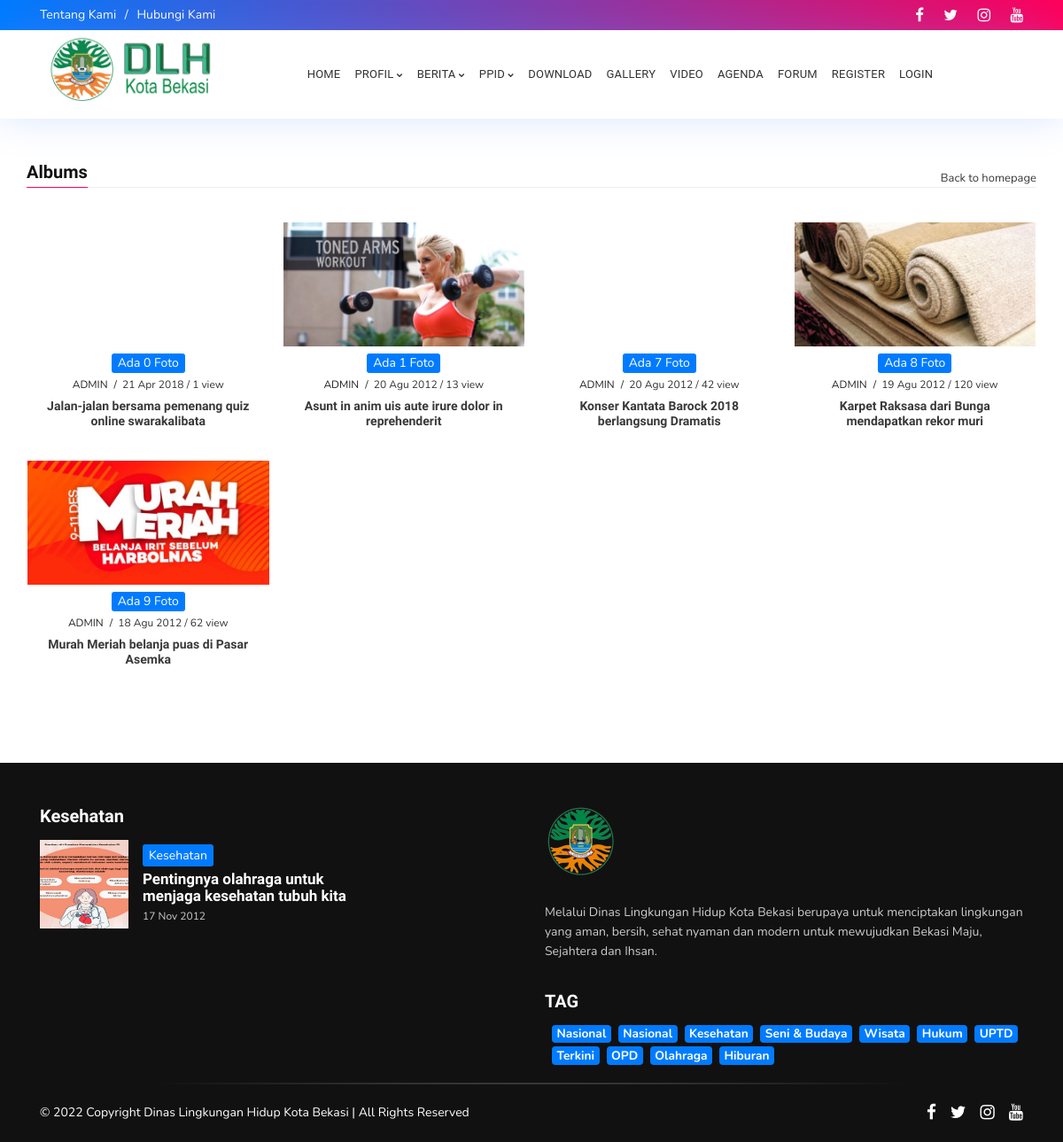
The page /index.php/albums on the database its author committed.
### tables this page shows
CREATE TABLE `menu` (
  `id_menu` int(5) NOT NULL,
  `id_parent` int(5) NOT NULL DEFAULT '0',
  `nama_menu` varchar(255) NOT NULL,
  `link` varchar(100) NOT NULL,
  `aktif` enum('Ya','Tidak') NOT NULL DEFAULT 'Ya',
  `position` enum('Top','Bottom') DEFAULT 'Bottom',
  `urutan` int(3) NOT NULL
);

CREATE TABLE `logo` (
  `id_logo` int(5) NOT NULL,
  `gambar` varchar(100) NOT NULL
);

CREATE TABLE `album` (
  `id_album` int(5) NOT NULL,
  `jdl_album` varchar(100) NOT NULL,
  `album_seo` varchar(100) NOT NULL,
  `keterangan` text NOT NULL,
  `gbr_album` varchar(100) NOT NULL,
  `aktif` enum('Y','N') NOT NULL DEFAULT 'Y',
  `hits_album` int(5) NOT NULL DEFAULT '1',
  `tgl_posting` date NOT NULL,
  `jam` time NOT NULL,
  `hari` varchar(20) NOT NULL,
  `username` varchar(50) NOT NULL
);

CREATE TABLE `users` (
  `username` varchar(50) NOT NULL,
  `password` varchar(255) NOT NULL,
  `nama_lengkap` varchar(100) NOT NULL,
  `email` varchar(100) NOT NULL,
  `no_telp` varchar(20) NOT NULL,
  `foto` varchar(100) NOT NULL,
  `level` varchar(20) NOT NULL DEFAULT 'user',
  `blokir` enum('Y','N') NOT NULL DEFAULT 'N',
  `id_session` varchar(255) NOT NULL
);

CREATE TABLE `kategori` (
  `id_kategori` int(5) NOT NULL,
  `nama_kategori` varchar(50) NOT NULL,
  `username` varchar(50) NOT NULL,
  `kategori_seo` varchar(100) NOT NULL,
  `aktif` enum('Y','N') NOT NULL DEFAULT 'Y',
  `sidebar` int(10) NOT NULL,
  `gambar_utama` text NOT NULL
);

CREATE TABLE `berita` (
  `id_berita` int(5) NOT NULL,
  `id_kategori` int(5) NOT NULL,
  `username` varchar(30) NOT NULL,
  `judul` varchar(100) NOT NULL,
  `sub_judul` varchar(255) NOT NULL,
  `youtube` varchar(100) NOT NULL,
  `judul_seo` text NOT NULL,
  `headline` enum('Y','N') NOT NULL DEFAULT 'Y',
  `aktif` enum('Y','N') NOT NULL DEFAULT 'N',
  `utama` enum('Y','N') NOT NULL DEFAULT 'Y',
  `isi_berita` longtext NOT NULL,
  `keterangan_gambar` text NOT NULL,
  `hari` varchar(20) NOT NULL,
  `tanggal` date NOT NULL,
  `jam` time NOT NULL,
  `gambar` varchar(100) NOT NULL,
  `dibaca` int(5) NOT NULL DEFAULT '1',
  `tag` varchar(100) NOT NULL,
  `status` enum('Y','N') NOT NULL DEFAULT 'Y'
);

CREATE TABLE `templates` (
  `id_templates` int(5) NOT NULL,
  `judul` varchar(100) NOT NULL,
  `username` varchar(50) NOT NULL,
  `pembuat` varchar(50) NOT NULL,
  `folder` varchar(50) NOT NULL,
  `aktif` enum('Y','N') NOT NULL DEFAULT 'N'
);

CREATE TABLE `identitas` (
  `id_identitas` int(5) NOT NULL,
  `nama_website` varchar(100) NOT NULL,
  `email` varchar(100) NOT NULL,
  `url` varchar(100) NOT NULL,
  `facebook` text NOT NULL,
  `rekening` varchar(100) NOT NULL,
  `no_telp` varchar(20) NOT NULL,
  `meta_deskripsi` varchar(250) NOT NULL,
  `meta_keyword` varchar(250) NOT NULL,
  `favicon` varchar(50) NOT NULL,
  `maps` text NOT NULL
);

CREATE TABLE `tag` (
  `id_tag` int(5) NOT NULL,
  `nama_tag` varchar(100) NOT NULL,
  `username` varchar(50) NOT NULL,
  `tag_seo` varchar(100) NOT NULL,
  `count` int(5) NOT NULL
);

### application/views/blackexpo-butterfly/album.php (the view, shortened to what the rows shown need)
<div class="outer-wrapper my-5" id="outer-wrapper">
    <div class="container fbt-elastic-container">
        <div class="row justify-content-center">
            <div class="fbt-rel-post-wrapper mb-5">
                <div id="related-posts">
                    <div class="row px-2">
                        <?php
                            foreach ($album->result_array() as $h) {
                                if ($h['gbr_album'] ==''):
                                    $gbr_album = 'no-image.jpg';
                                else:
                                    $gbr_album = $h['gbr_album'];
                                endif;
                                $total_foto = $this->model_utama->view_where('gallery',array('id_album' => $h['id_album']))->num_rows();
                                $author = $this->model_utama->view_where('users',array('username' => $h['username']))->row_array();
                                echo "<div class='col-xl-3 col-lg-6 col-md-4 col-sm-6 rp-item mt-4 px-2'>
                                    <div class='fbt-post-thumbnail'>
                                        <a href='".base_url()."albums/detail/$h[album_seo]'>
                                            <img class='post-thumbnail lazyloaded' data-src='".base_url()."asset/img_album/$gbr_album' alt='$h[jdl_album]' />
                                        </a>
                                    </div>
                                    <div class='fbt-post-caption text-center mt-2 px-2'>
                                        <span class='post-tag index-post-tag'>Ada $total_foto Foto</span>
                                        <div class='title-caption'>
                                            <div class='post-meta mb-2'>
                                                <span class='post-author'>$author[nama_lengkap]</span>
                                                <span class='post-time'>".tgl_indo($h['tgl_posting'])."</span>
                                                / $h[hits_album] view
                                            </div>
                                            <h6 class='post-title'>
                                                <a href='".base_url()."albums/detail/$h[album_seo]'>
                                                    $h[jdl_album]
                                                </a>
                                            </h6>
                                        </div>
                                    </div>
                                </div>";
                            }
                        ?>
                    </div>
                </div>
            </div>
        </div>
    </div>
</div>

### application/views/blackexpo-butterfly/header.php (shortened to what the rows shown need)
<div class="fbt-headline clearfix" id="headline">
    <div class="container">
        <div class="row align-items-center justify-content-between py-1 py-md-0">
            <div class="col-md-7 left-headline-content">
                <div class="fbt-left-headline" id="left-headline">
                    <ul class="nav justify-content-center justify-content-md-start">
                        <?php
                        $topmenu = $this->model_utama->view_where_ordering_limit('menu', array('position' => 'Top', 'aktif' => 'Ya'), 'urutan', 'ASC', 0, 5);
                        foreach ($topmenu->result_array() as $row) :
                            if (preg_match("/^http/", $row['link'])) :
                                echo "<li class='nav-item'><a class='nav-link' href='$row[link]'>$row[nama_menu]</a></li>";
                            else :
                                echo "<li class='nav-item'><a class='nav-link' href='" . base_url() . "$row[link]'>$row[nama_menu]</a></li>";
                            endif;
                        endforeach;
                        ?>
                    </ul>
                </div>
            </div>
        </div>
    </div>
</div>
<nav class="navbar navbar-expand-xl navbar-fbt fbt-nav-skin fbt_sticky_nav m-0">
    <div class="container nav-mobile-px clearfix">
        <div class="navbar-brand order-2 order-xl-1 m-auto">
            <a href="<?php echo base_url(); ?>">
                <?php
                $logo = $this->model_utama->view_ordering_limit('logo', 'id_logo', 'DESC', 0, 1);
                foreach ($logo->result_array() as $row) {
                    echo "<img src='" . base_url() . "asset/logo/$row[gambar]'/>";
                }
                ?>
        </div>
        <div class="collapse navbar-collapse order-4 order-xl-3 clearfix" id="navbar-menu">
            <ul class="navbar-nav m-auto clearfix">
                <?php
                $botm = $this->db->query("SELECT * FROM menu where id_parent='0' AND position = 'Bottom' AND aktif='Ya' ORDER BY urutan ASC");
                foreach ($botm->result_array() as $row) :
                    $dropdown = $this->db->query("SELECT * FROM menu WHERE id_parent='$row[id_menu]' AND aktif='Ya' ORDER BY urutan ASC")->num_rows();
                    if ($dropdown == 0) :
                        echo "<li class='nav-item'>
                                    <a  class='nav-link' href='" . base_url() . "$row[link]'>$row[nama_menu]</a>
                                </li>";
                    else :
                        echo "<li class='nav-item dropdown'>
                                    <a href='#' class='nav-link dropdown-toggle' aria-haspopup='true' aria-expanded='false' data-toggle='dropdown'>$row[nama_menu]</a>
                                    <div class='dropdown-menu'>";
                        echo "</div>
                                </li>";
                    endif;
                endforeach;
                ?>
            </ul>
        </div>
    </div>
</nav>

### application/views/blackexpo-butterfly/footer.php (shortened to what the rows shown need)
<div class="footer-dark footer-black pt-5" id="footer-content">
    <div class="container pb-4">
        <div class="row clearfix">
            <div class="col-lg-4">
                <div class="footer-1 section">
                    <div class="fbt_list_posts">
                        <?php
                        $r1y = $this->model_utama->view_where('kategori',array('sidebar' => 2))->row_array();
                        echo "<h4 class='title title-heading'>
                            $r1y[nama_kategori]
                        </h4>";
                        echo "<div class='widget-content'>";
                            $kategori2 = $this->model_utama->view_join_two('berita','users','kategori','username','id_kategori',array('berita.id_kategori' => $r1y['id_kategori'],'berita.status' => 'Y'),'id_berita','DESC',4,2);
                            foreach ($kategori2->result_array() as $r4m):
                                echo "<article class='post mb-3'>
                                    <div class='post-content media align-items-center'>
                                        <div class='fbt-item-thumbnail clearfix'>
                                            <a href='".base_url()."$r3m[judul_seo]'>";
                                                if ($r4m['gambar'] ==''):
                                                    echo "<img alt='$r4m[judul]' class='post-thumbnail lazyloaded' data-src='".base_url()."asset/foto_berita/no-image.jpg'>";
                                                else:
                                                    echo "<img alt='$r4m[judul]' class='post-thumbnail lazyloaded' data-src='".base_url()."/asset/foto_berita/$r4m[gambar]'>";
                                                endif;
                                            echo "</a>
                                        </div>
                                        <div class='ml-3 fbt-title-caption media-body'>
                                            <span class='pp-post-tag'>$r4m[nama_kategori]</span>
                                            <h3 class='post-title'>
                                                <a href='".base_url()."$r4m[judul_seo]'>
                                                    $r4m[judul]
                                                </a>
                                            </h3>
                                            <div class='post-meta'>
                                                <span class='post-date published'>".tgl_indo($r4m['tanggal'])."</span>
                                            </div>
                                        </div>
                                    </div>
                                </article>";
                            endforeach;
                        ?>
                        </div>
                    </div>
                </div>
            </div>
            <div class="col-lg-6 ml-lg-auto">
                <div class="row">
                    <div class="col-lg-12 mb-3">
                        <div class="footer-2 section">
                            <div class="logoImage">
                                <div class="widget-content">
                                    <img alt="" src="<?php echo base_url(); ?>template/<?php echo template(); ?>/images/dlh78.png">
                                </div>
                            </div>
                            <div class="widget Text">
                                <div class="widget-content">
                                    <p><?php
                                    $iden = $this->model_utama->view('identitas')->row_array();
                                    echo $iden['meta_deskripsi']; ?></p>
                                </div>
                            </div>
                        </div>
                    </div>
                    <div class="col-lg-12">
                        <div class="footer-5 section">
                            <div class="widget">
                                <div class="widget-content list-label-widget-content">
                                    <?php
                                    $tag = $this->model_utama->view_ordering_limit('tag','id_tag','RANDOM',0,50);
                                    foreach ($tag->result_array() as $row):
                                        echo "<a class='badge badge-primary ml-2 mb-1' href='".base_url()."tag/detail/$row[tag_seo]' >$row[nama_tag]</a>";
                                    endforeach;
                                    ?>
                                </div>
                            </div>
                        </div>
                    </div>
                </div>
            </div>
        </div>
    </div>
</div>

### rows shown on the page
menu: nama_menu "Tentang Kami"
menu: nama_menu "Hubungi Kami"
logo: gambar (picture)
menu: nama_menu "PROFIL"
menu: nama_menu "BERITA"
menu: nama_menu "PPID"
menu: nama_menu "DOWNLOAD"
menu: nama_menu "GALLERY"
menu: nama_menu "VIDEO"
menu: nama_menu "AGENDA"
menu: nama_menu "FORUM"
menu: nama_menu "REGISTER"
menu: nama_menu "LOGIN"
album: total_foto "0", users.nama_lengkap "ADMIN", tgl_posting "21 Apr 2018", hits_album "1", jdl_album "Jalan-jalan bersama pemenang quiz online swarakalibata"
album: gbr_album (placeholder picture), total_foto "1", users.nama_lengkap "ADMIN", tgl_posting "20 Agu 2012", hits_album "13", jdl_album "Asunt in anim uis aute irure dolor in reprehenderit"
album: total_foto "7", users.nama_lengkap "ADMIN", tgl_posting "20 Agu 2012", hits_album "42", jdl_album "Konser Kantata Barock 2018 berlangsung Dramatis"
album: gbr_album (picture), total_foto "8", users.nama_lengkap "ADMIN", tgl_posting "19 Agu 2012", hits_album "120", jdl_album "Karpet Raksasa dari Bunga mendapatkan rekor muri"
album: gbr_album (picture), total_foto "9", users.nama_lengkap "ADMIN", tgl_posting "18 Agu 2012", hits_album "62", jdl_album "Murah Meriah belanja puas di Pasar Asemka"
kategori: nama_kategori "Kesehatan"
berita: gambar (picture), id_kategori.nama_kategori "Kesehatan", judul "Pentingnya olahraga untuk menjaga kesehatan tubuh kita", tanggal "17 Nov 2012"
templates: folder (picture)
identitas: meta_deskripsi "Melalui Dinas Lingkungan Hidup Kota Bekasi berupaya untuk menciptakan lingkungan yang aman, bersih, sehat nyaman dan modern untuk mewujudkan Bekasi Maju, Sejahtera dan Ihsan."
tag: nama_tag "Nasional"
tag: nama_tag "Nasional"
tag: nama_tag "Kesehatan"
tag: nama_tag "Seni & Budaya"
tag: nama_tag "Wisata"
tag: nama_tag "Hukum"
tag: nama_tag "UPTD"
tag: nama_tag "Terkini"
tag: nama_tag "OPD"
tag: nama_tag "Olahraga"
tag: nama_tag "Hiburan"
